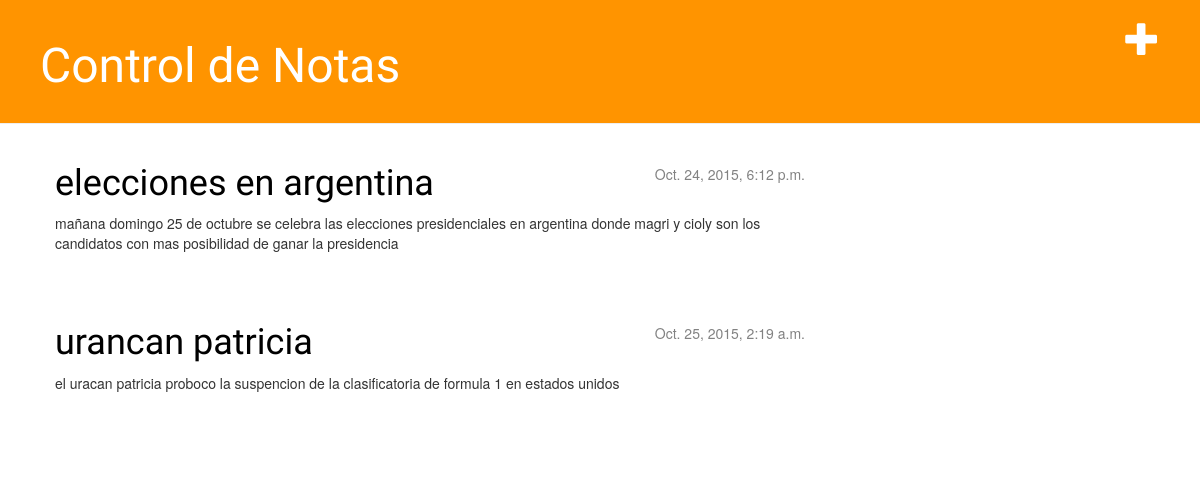
Page /post on the committed database.
### blog/models.py (models this page shows, shortened)
class Post(models.Model):
    author = models.ForeignKey('auth.User')
    title = models.CharField(max_length=200)
    text = models.TextField()
    created_date = models.DateTimeField(default=timezone.now)
    published_date = models.DateTimeField(blank=True, null=True)

### blog/views.py (the view)
# urls.py: url(r'^post',                        views.post_list),
def post_list(request):
    posts = Post.objects.filter(published_date__lte = timezone.now()).order_by('published_date')
    return render(request, 'blog/post_list.html', {'posts':posts})

### blog/templates/blog/post_list.html
{% extends "blog/base.html" %}
    {% block content %}
        {% for post in posts %}
            <div class="post">
                <div class="date">
                    {{ post.published_date }}
                </div>
                <h1><a href="{% url "blog.views.post_detail" pk=post.pk %}">{{ post.title }}</a></h1>
                 <p>{{ post.text|linebreaks }}</p>
            </div>
        {% endfor %}
    {% endblock content %}

### blog/static/css/blog.css (style rules this page uses)
h1, h2, h3, h4 { font-family: 'Lobster', cursive; }
.date { float: right; color: #828282; }
.post { margin-bottom: 70px; }
.post h1 a, .post h1 a:visited { color: #000000; }

### rows in the picture
Post: published_date "Oct. 24, 2015, 6:12 p.m.", title "elecciones en argentina", text "mañana domingo 25 de octubre se celebra las elecciones presidenciales en argentina donde magri y cioly son los candidatos con mas posibilidad de ganar la presidencia"
Post: published_date "Oct. 25, 2015, 2:19 a.m.", title "urancan patricia", text "el uracan patricia proboco la suspencion de la clasificatoria de formula 1 en estados unidos"
